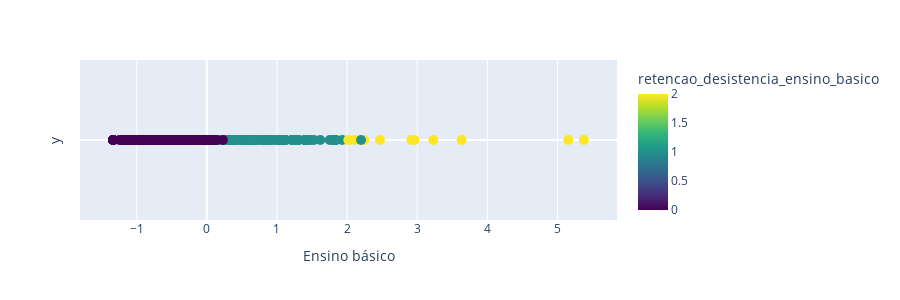

The notebook cell saved with this chart:
### Code cell
clustered_df = aplicar_kmeans(only_municipalities_df,3,nome_cluster='retencao_desistencia_ensino_basico')

save_clustered_df_to_csv(clustered_df,"csv_files/", "1_Taxa de retenção e desistência no ensino básico.csv")

### Figure 1 — Plotly figure (JSON) as saved in the notebook; plotly's stock layout.template omitted (floating-point values rounded to 4 significant figures; data arrays with more than 128 entries replaced by an {"elided": "..."} marker saying what was removed)
{"data": [{"customdata": {"elided": "308x3 mixed values"}, "hovertemplate": "valor=%{x}<br>y=%{y}<br>local=%{customdata[0]}<br>codigo=%{customdata[1]}<br>Ensino básico=%{customdata[2]}<br>retencao_desistencia_ensino_basico=%{marker.color}<extra></extra>", "legendgroup": "", "marker": {"color": {"elided": "308 int values"}, "coloraxis": "coloraxis", "size": 10, "symbol": "circle"}, "mode": "markers", "name": "", "orientation": "v", "showlegend": false, "type": "scatter", "x": {"elided": "308 float values"}, "xaxis": "x", "y": {"elided": "308 int values"}, "yaxis": "y"}], "layout": {"coloraxis": {"colorbar": {"title": {"text": "retencao_desistencia_ensino_basico"}}, "colorscale": [[0, "#440154"], [0.1111, "#482878"], [0.2222, "#3e4989"], [0.3333, "#31688e"], [0.4444, "#26828e"], [0.5556, "#1f9e89"], [0.6667, "#35b779"], [0.7778, "#6ece58"], [0.8889, "#b5de2b"], [1, "#fde725"]]}, "height": 300, "legend": {"tracegroupgap": 0}, "margin": {"t": 60}, "xaxis": {"anchor": "y", "domain": [0, 1], "title": {"text": "Ensino básico"}}, "yaxis": {"anchor": "x", "domain": [0, 1], "showgrid": false, "showticklabels": false, "title": {"text": "y"}}}}
